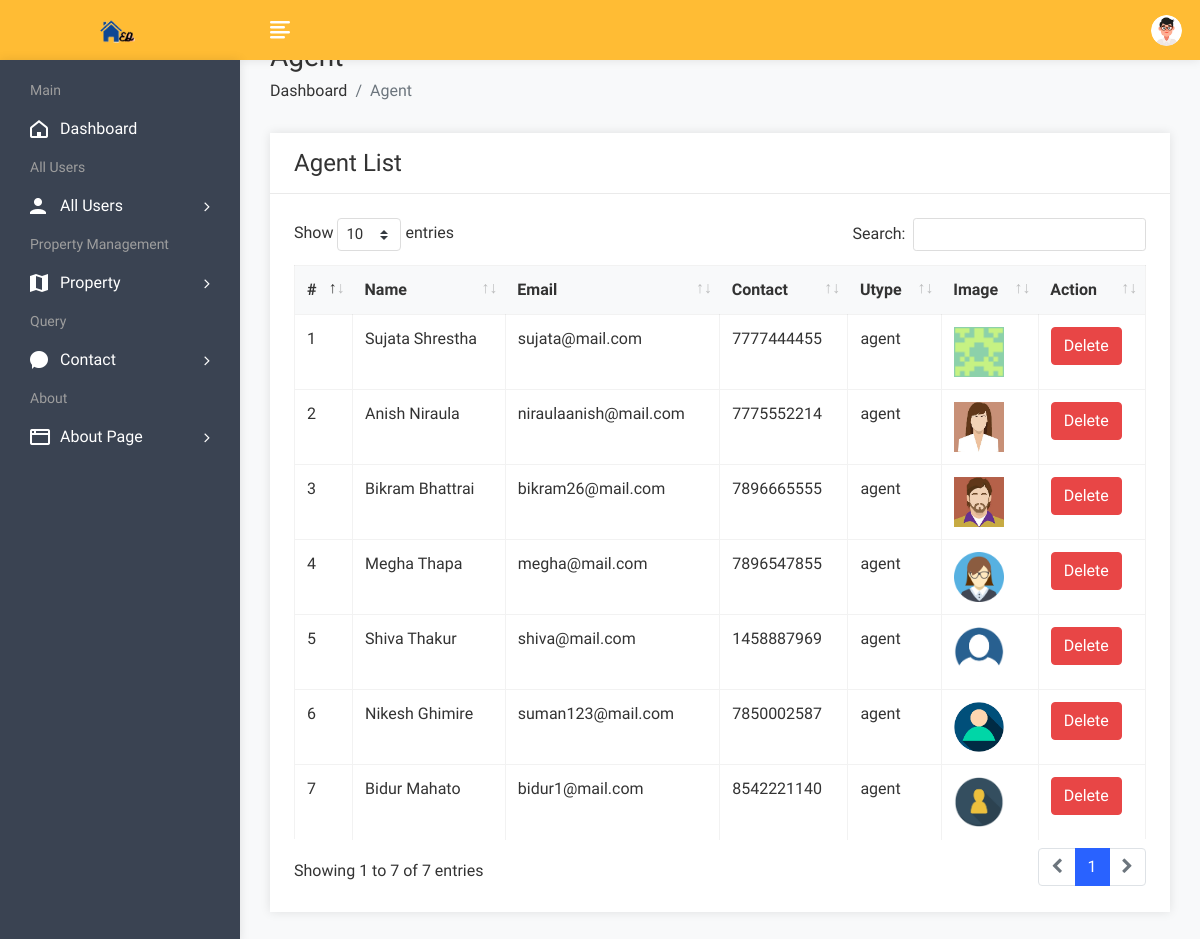
Page /admin/useragent.php (signed in) on the earlier database version.
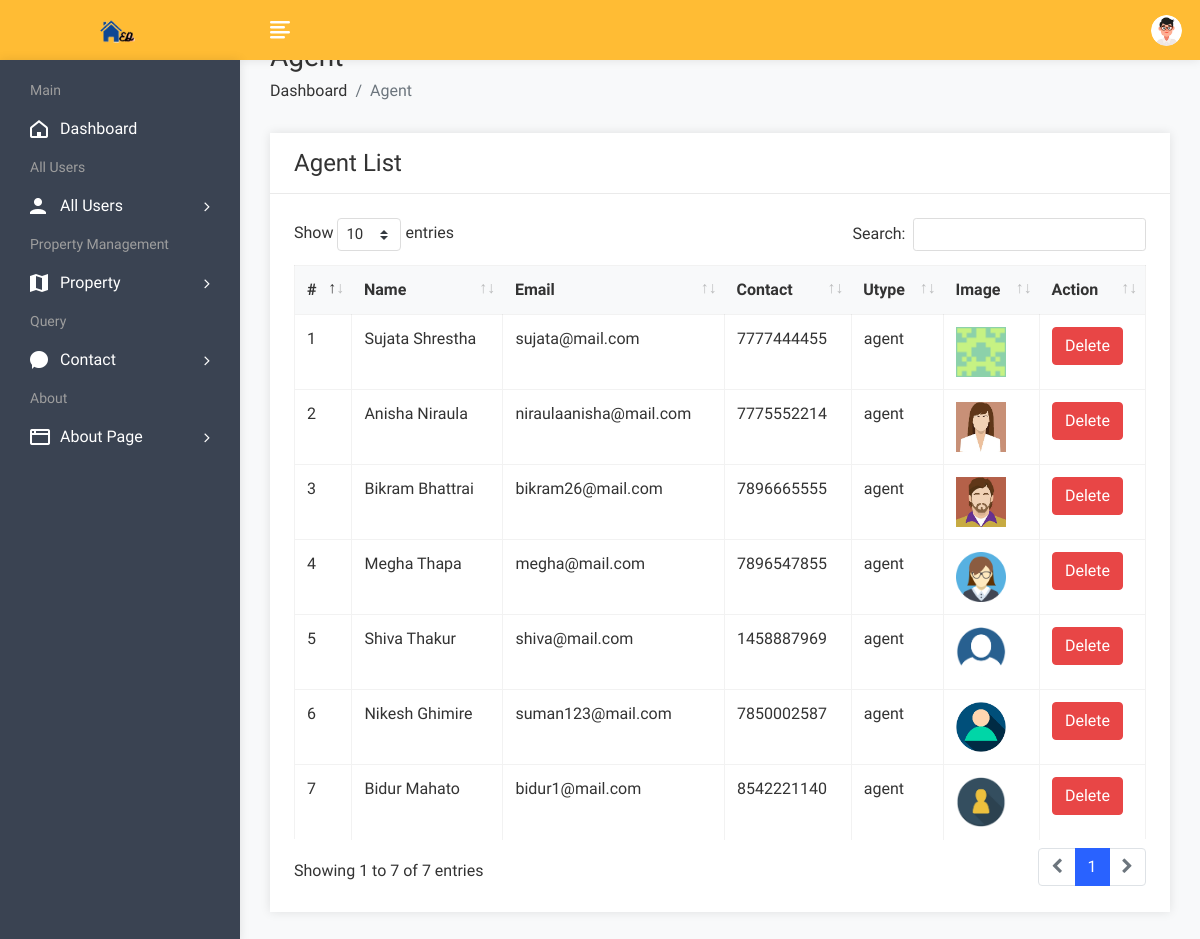
Same page on the later database version.
### tables this page shows
CREATE TABLE `user` (
  `uid` int(50) NOT NULL,
  `uname` varchar(100) NOT NULL,
  `uemail` varchar(100) NOT NULL,
  `uphone` varchar(20) NOT NULL,
  `upass` varchar(50) NOT NULL,
  `utype` varchar(50) NOT NULL,
  `uimage` varchar(300) NOT NULL
);

### admin/useragent.php (the view, shortened to what this page needs)
<!DOCTYPE html>
<html lang="en">
<head>
        <link rel="stylesheet" href="assets/css/bootstrap.min.css">
        <link rel="stylesheet" href="assets/css/font-awesome.min.css">
        <link rel="stylesheet" href="assets/css/feathericon.min.css">
		<link rel="stylesheet" href="assets/plugins/datatables/dataTables.bootstrap4.min.css">
		<link rel="stylesheet" href="assets/plugins/datatables/responsive.bootstrap4.min.css">
		<link rel="stylesheet" href="assets/plugins/datatables/select.bootstrap4.min.css">
		<link rel="stylesheet" href="assets/plugins/datatables/buttons.bootstrap4.min.css">
        <link rel="stylesheet" href="assets/css/style.css">
    </head>
    <body>
				<?php include("header.php"); ?>
            <div class="page-wrapper">
                <div class="content container-fluid">
					<div class="page-header">
						<div class="row">
							<div class="col">
								<h3 class="page-title">Agent</h3>
								<ul class="breadcrumb">
									<li class="breadcrumb-item"><a href="dashboard.php">Dashboard</a></li>
									<li class="breadcrumb-item active">Agent</li>
								</ul>
							</div>
						</div>
					</div>
					<div class="row">
						<div class="col-sm-12">
							<div class="card">
								<div class="card-header">
									<h4 class="card-title">Agent List</h4>
								</div>
								<div class="card-body">
									<table id="basic-datatable" class="table table-bordered table-hover">
                                            <thead>
                                                <tr>
                                                    <th>#</th>
                                                    <th>Name</th>
                                                    <th>Email</th>
                                                    <th>Contact</th>
                                                    <th>Utype</th>
													<th>Image</th>
                                                    <th>Action</th>
                                                </tr>
                                            </thead>
                                            <tbody>
											<?php
												$query=mysqli_query($con,"select * from user where utype='agent'");
												$cnt=1;
												while($row=mysqli_fetch_row($query))
													{
											?>
                                                <tr>
                                                    <td><?php echo $cnt; ?></td>
                                                    <td><?php echo $row['1']; ?></td>
                                                    <td><?php echo $row['2']; ?></td>
                                                    <td><?php echo $row['3']; ?></td>
                                                    <td><?php echo $row['5']; ?></td>
													<td><img src="user/<?php echo $row['6']; ?>" height="50px" width="50px"></td>
                                                    <td><a href="useragentdelete.php?id=<?php echo $row['0']; ?>"><button class="btn btn-danger">Delete</button></a></td>
                                                </tr>
                                                <?php
												$cnt=$cnt+1;
												}
												?>
                                            </tbody>
                                        </table>
								</div>
							</div>
						</div>
					</div>
				</div>
			</div>
    </body>
</html>

Differences in the rows shown:
changed user: uname "Anish Niraula" → "Anisha Niraula"; uemail "niraulaanish@mail.com" → "niraulaanisha@mail.com"
